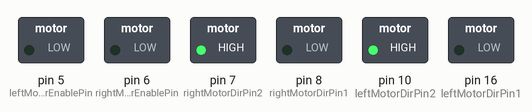
This sketch was run on a simulated Arduino Uno, built with avr-gcc and run on an emulated ATmega328P. Shown: switched loads named in the sketch (green lamp = pin HIGH).

Above: at 0.1 s.
Timing chart, 0 to 1.6 s (numbered marks = the images above):
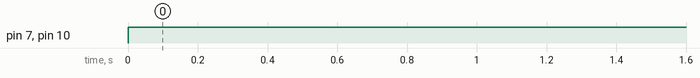

Measured:
- by itself, pin 7 (rightMotorDirPin2), pin 10 (leftMotorDirPin2): LOW → HIGH at 0.00 s

The sketch:

motorDriverNode.ino
```cpp
int leftMotorEnablePin = 5;
int leftMotorDirPin1 = 16;
int leftMotorDirPin2 = 10;
int rightMotorEnablePin = 6;
int rightMotorDirPin1 = 8;
int rightMotorDirPin2 = 7;
unsigned long lastMsg = 0;
unsigned long lastCooldown = 0;

bool hasTarget = false;
float targetSpeed = 0;
float targetDirection = 0;
float tempDirRad = 0;

const byte numChars = 64;
char receivedChars[numChars];

String speedKey = "s=";
String dirKey = "d=";


void setup() {
  pinMode(leftMotorEnablePin, OUTPUT);
  pinMode(leftMotorDirPin1, OUTPUT);
  pinMode(leftMotorDirPin2, OUTPUT);
  pinMode(rightMotorEnablePin, OUTPUT);
  pinMode(rightMotorDirPin1, OUTPUT);
  pinMode(rightMotorDirPin2, OUTPUT);
  Serial.begin(115200);
}

// Write -1 -> 1 as a motor speed
void writeLeftMotor(float scaledSpeed) {
  if (scaledSpeed < 0) {
    digitalWrite(leftMotorDirPin1, HIGH);
    digitalWrite(leftMotorDirPin2, LOW);
  } else {
    digitalWrite(leftMotorDirPin1, LOW);
    digitalWrite(leftMotorDirPin2, HIGH);
  }
  analogWrite(leftMotorEnablePin, abs(scaledSpeed) * 255);
}
void writeRightMotor(float scaledSpeed) {
  if (scaledSpeed < 0) {
    digitalWrite(rightMotorDirPin1, HIGH);
    digitalWrite(rightMotorDirPin2, LOW);
  } else {
    digitalWrite(rightMotorDirPin1, LOW);
    digitalWrite(rightMotorDirPin2, HIGH);
  }
  analogWrite(rightMotorEnablePin, abs(scaledSpeed * 4) * 255);
}


void loop() {
  // Parse serial stream for speed and direction assignments
  bool newData = false;
  char currentChar;
  static byte bufferIndex = 0;
  while (Serial.available() > 0 && newData == false) {
    currentChar = Serial.read();
    if (currentChar != '\n') {
      receivedChars[bufferIndex++] = currentChar;
      if (bufferIndex >= numChars) {
          bufferIndex = numChars - 1;
      }
    } else {
      receivedChars[bufferIndex++] = '\0';
      bufferIndex = 0;
      newData = true;
    }
  }
  if (newData) {
    String keyValue =String(receivedChars);
    if (keyValue.startsWith(speedKey)) {
      targetSpeed = keyValue.substring(speedKey.length()).toFloat();
      lastMsg = millis();
    }
    if (keyValue.startsWith(dirKey)) {
      targetDirection = keyValue.substring(dirKey.length()).toFloat();
      lastMsg = millis();
    }
  }

  float leftSpeed = 0.0;
  float rightSpeed = 0.0;

  // Speed and direction should both be [-1, 1]
  // Speed: full backwards to full forwards
  // Direction: full turn left, center, full turn right
  float dirAngleRad = ((targetDirection * 90.0) * 71.0) / 4068.0;
  if (dirAngleRad < 0) {
    leftSpeed = cos(dirAngleRad * 2.0);
    rightSpeed = 1.0;
  } else {
    leftSpeed = 1.0;
    rightSpeed = cos(dirAngleRad * 2.0);
  }
  leftSpeed *= targetSpeed;
  rightSpeed *= targetSpeed;

  // Write the motor values and then immediately do a cooldown for a while
  /*if (millis() - lastCooldown < 200) {
    writeLeftMotor(leftSpeed);
    writeRightMotor(rightSpeed * -1.0);
  } else {
    writeLeftMotor(0);
    writeRightMotor(0);
  }
  if (millis() - lastCooldown > 2000) {
    lastCooldown = millis();
  }*/
  writeLeftMotor(leftSpeed);
  writeRightMotor(rightSpeed * -1.0);

  if (millis() - lastMsg > 1000) {
    targetSpeed = 0.0;
  }
}
```
